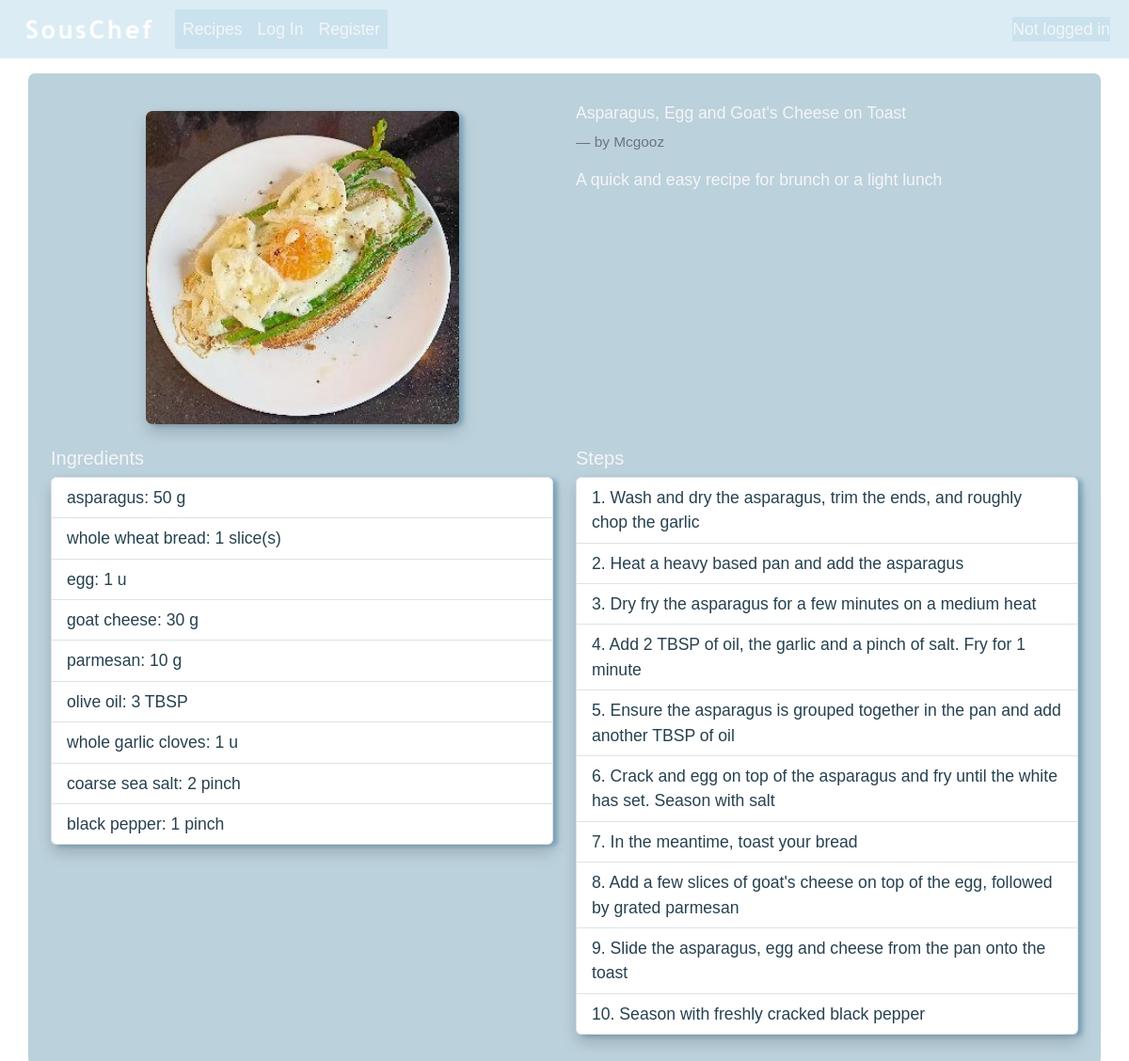
The page /recipe/56 on the database its author committed.
### souschef/models.py (models this page shows, shortened)
class Recipe(models.Model):
    title = models.CharField(max_length=128)
    description = models.TextField()
    ingredients = models.ManyToManyField(Ingredient, through="IngredientPerRecipe")
    image = models.ImageField(upload_to="recipe_pics", null=True, blank=True)
    created_by = models.ForeignKey(User, on_delete=models.CASCADE)
    created_on = models.DateTimeField(auto_now_add=True)

class User(AbstractUser):
    pass

class IngredientPerRecipe(models.Model):
    recipe = models.ForeignKey(Recipe, on_delete=models.CASCADE)
    ingredient = models.ForeignKey(Ingredient, on_delete=models.CASCADE)
    amount = models.DecimalField(max_digits=10, decimal_places=2, validators=[MinValueValidator(0)])
    unit = models.ForeignKey(Unit, on_delete=models.CASCADE)

class Ingredient(models.Model):
    name = models.CharField(max_length=64, blank=False)
    ingredient_id = models.IntegerField(unique=True)
    ingredient_details = models.JSONField(null=True, blank=True)

class Unit(models.Model):
    unit_type = models.CharField(max_length=8)
    def __str__(self):
        return self.unit_type

class Step(models.Model):
    recipe = models.ForeignKey(Recipe, on_delete=models.CASCADE)
    step_number = models.IntegerField(default=1, validators=[MinValueValidator(1)])
    step_text = models.CharField(max_length=256)

### souschef/views.py (the view)
# urls.py: path("recipe/<int:id>", views.recipe, name="recipe"),
def recipe(request, id):
    recipe = Recipe.objects.get(id=id)
    if request.user.is_authenticated:
        current_user = UserDashboard.objects.get(user_name=request.user)
        favourite = Favourite.objects.filter(user=current_user, favourite_recipe=recipe).exists()
        return render(request, "souschef/recipe.html", {
            "recipe": recipe,
            "favourite": favourite
        })
    else:
        return render(request, "souschef/recipe.html", {
            "recipe": recipe,
        })

### souschef/context_processors.py (called while the page is built)
def date(request):
    today = datetime.datetime.today().date()
    date = datetime.datetime.strftime(today, '%a %d %b %Y')
    return {'date': date}

### souschef/templates/souschef/recipe.html (shortened to what this page needs)
{% extends "SousChef/layout.html" %}
{% load static %}
{% block body %}
    <div class="container-lg bg-custom mt-2 p-4">
        <div class="row justify-content-start">
            <div class="col d-flex justify-content-center my-2">
                <div>
                    {% if recipe.image %}
                        <img src="{{ recipe.image.url }}" class="img-fluid mx-auto m-2 recipe-image-full shadow" alt="recipe image">
                    {% else %}
                        <img src="{% static 'images/default_pics/default_recipe.png' %}" class="img-fluid mx-auto m-2 recipe-image-full shadow" alt="recipe image">
                    {% endif %}
                </div>
            </div>
            <div class="col my-2">
                <div class="d-flex align-items-center mb-4">
                    <h5 class="card-title mb-0">{{ recipe.title }}</h5>
                </div>
                <div class="">
                    <p class="blockquote-footer">by {{ recipe.created_by }}</p>
                </div>
                 <div>{{ recipe.description }}</div>
            </div>
        </div>
        <div class="row">
            <div class="col my-2">
                <div>
                    <h5>Ingredients</h5>
                    <ul class="list-group shadow">
                        {% for ingredient in recipe.ingredientperrecipe_set.all %}
                            <li class="list-group-item text-darker">
                                <a class="text-darker" href="{% url 'ingredient' ingredient.ingredient.id %}">{{ ingredient.ingredient.name }}</a>: {{ ingredient.amount|floatformat }} {{ ingredient.unit }}
                            </li>
                        {% endfor %}
                    </ul>
                </div>
            </div>
            <div class="col my-2">
                <div>
                    <h5>Steps</h5>
                    <ul class="list-group shadow">
                        {% for step in recipe.step_set.all %}
                            <li class="list-group-item text-darker">
                                {{ step.step_number }}. {{ step.step_text }}
                            </li>
                        {% endfor %}
                    </ul>
                </div>
            </div>
        </div>
    </div>
{% endblock %}

### souschef/static/styles.css (style rules this page uses)
.text-darker { color: #26414f; }
a { text-decoration: none; color: whitesmoke; }
body { background-image: url("/static/images/background.jpg"); background-position: center; background-repeat: repeat; background-attachment: fixed; background-size: 2000px; color: whitesmoke; font-family: 'sofiapro-light', 'Helvetica', 'Arial', sans-serif; font-size: 1.1rem; }
.bg-custom { background-color: rgba(85, 140, 167, 0.4); border-radius: 7px; min-height: 600px; }
.recipe-image-full { height: 333px; width: auto; border-radius: 7px; }
.card-title { font-size: 1.1rem; }
.shadow { filter: drop-shadow(5px 2px 2px #558ca780); }
ul { list-style: none; padding-left: 0.1rem; }

### rows shown on the page
Recipe: image (picture), title "Asparagus, Egg and Goat's Cheese on Toast", created_by "Mcgooz", description "A quick and easy recipe for brunch or a light lunch"
IngredientPerRecipe: ingredient.name "asparagus", amount "50", unit "g"
IngredientPerRecipe: ingredient.name "whole wheat bread", amount "1", unit "slice(s)"
IngredientPerRecipe: ingredient.name "egg", amount "1", unit "u"
IngredientPerRecipe: ingredient.name "goat cheese", amount "30", unit "g"
IngredientPerRecipe: ingredient.name "parmesan", amount "10", unit "g"
IngredientPerRecipe: ingredient.name "olive oil", amount "3", unit "TBSP"
IngredientPerRecipe: ingredient.name "whole garlic cloves", amount "1", unit "u"
IngredientPerRecipe: ingredient.name "coarse sea salt", amount "2", unit "pinch"
IngredientPerRecipe: ingredient.name "black pepper", amount "1", unit "pinch"
Step: step_number "1", step_text "Wash and dry the asparagus, trim the ends, and roughly chop the garlic"
Step: step_number "2", step_text "Heat a heavy based pan and add the asparagus"
Step: step_number "3", step_text "Dry fry the asparagus for a few minutes on a medium heat"
Step: step_number "4", step_text "Add 2 TBSP of oil, the garlic and a pinch of salt. Fry for 1 minute"
Step: step_number "5", step_text "Ensure the asparagus is grouped together in the pan and add another TBSP of oil"
Step: step_number "6", step_text "Crack and egg on top of the asparagus and fry until the white has set. Season with salt"
Step: step_number "7", step_text "In the meantime, toast your bread"
Step: step_number "8", step_text "Add a few slices of goat's cheese on top of the egg, followed by grated parmesan"
Step: step_number "9", step_text "Slide the asparagus, egg and cheese from the pan onto the toast"
Step: step_number "10", step_text "Season with freshly cracked black pepper"
